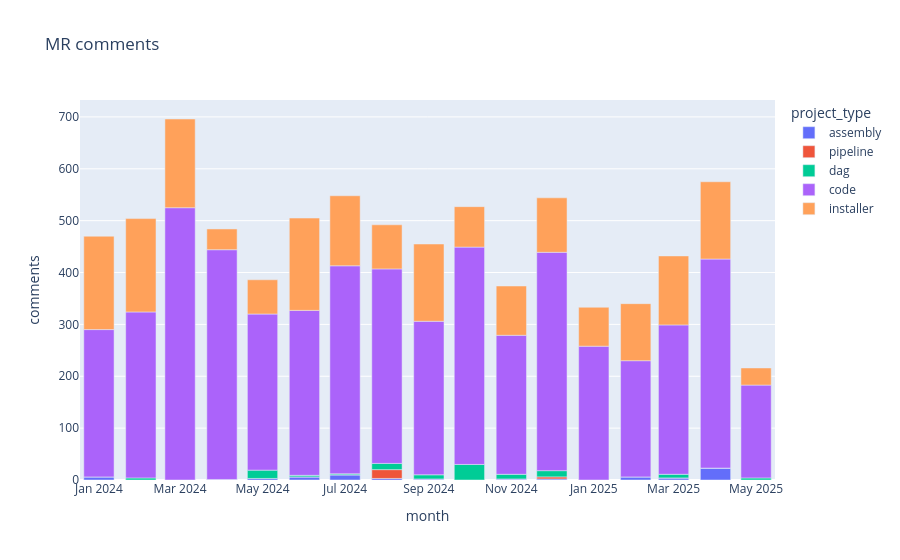

This figure's notebook cell:
### Code cell
px.bar(mrs_comments.toPandas(),x='month',y='comments',color='project_type',title='MR comments')
